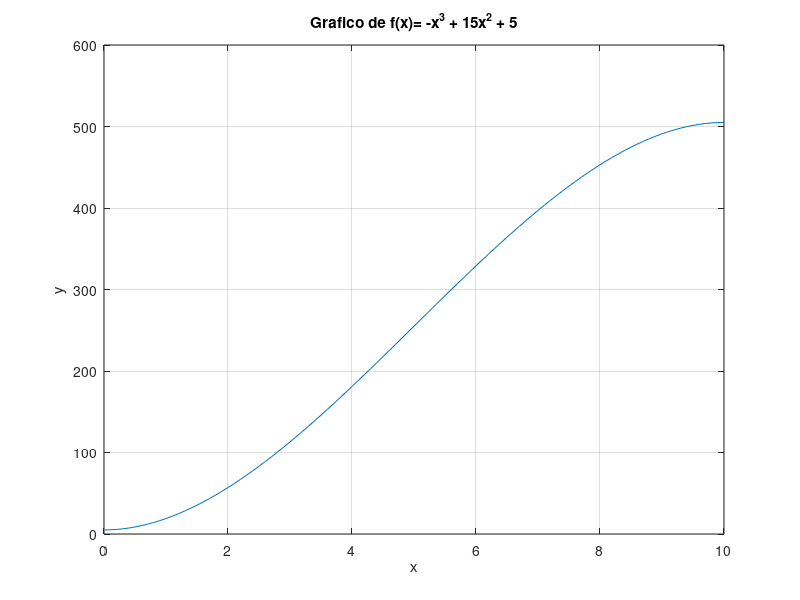

The MATLAB script that drew this image:
% criando espacos para x entre 0 e 10
x = 0:0.1:10;

% f(x)= -x^3 + 15x^2 + 5
y = -x.^3 + 15*x.^2 + 5

plot(x, y);

grid on;

title("Grafico de f(x)= -x^3 + 15x^2 + 5");
xlabel("x");
ylabel("y");
